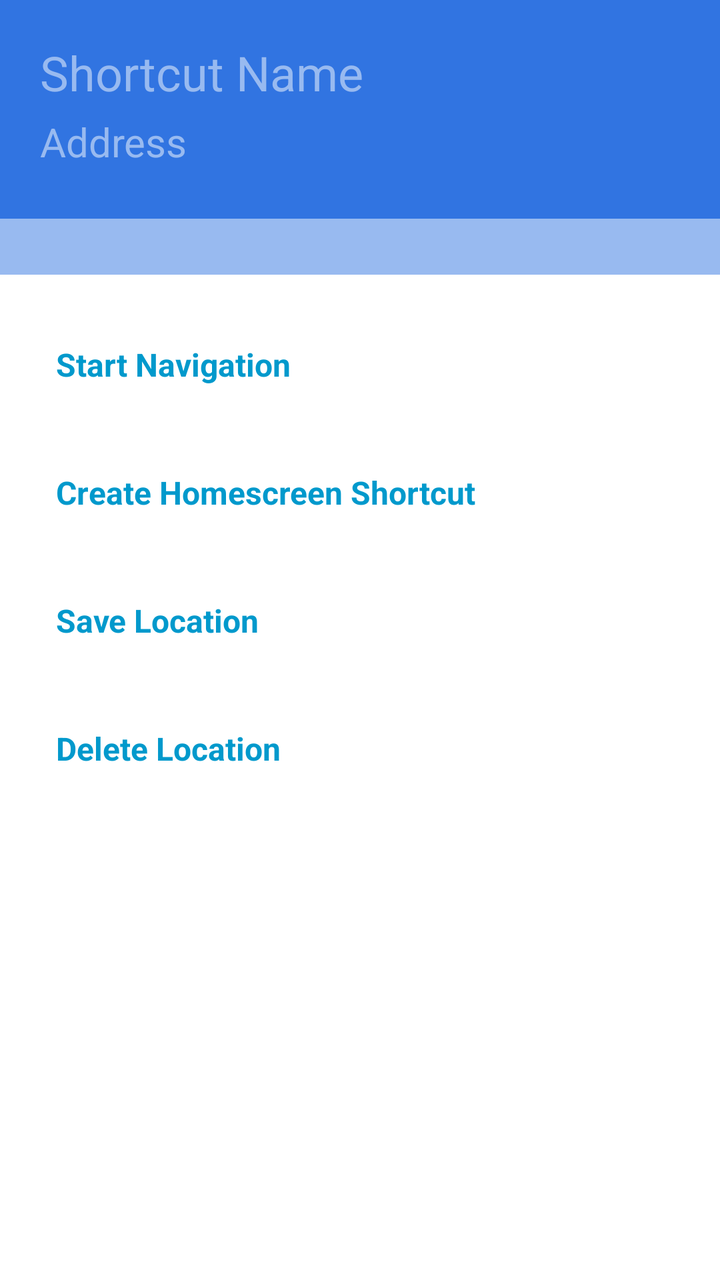
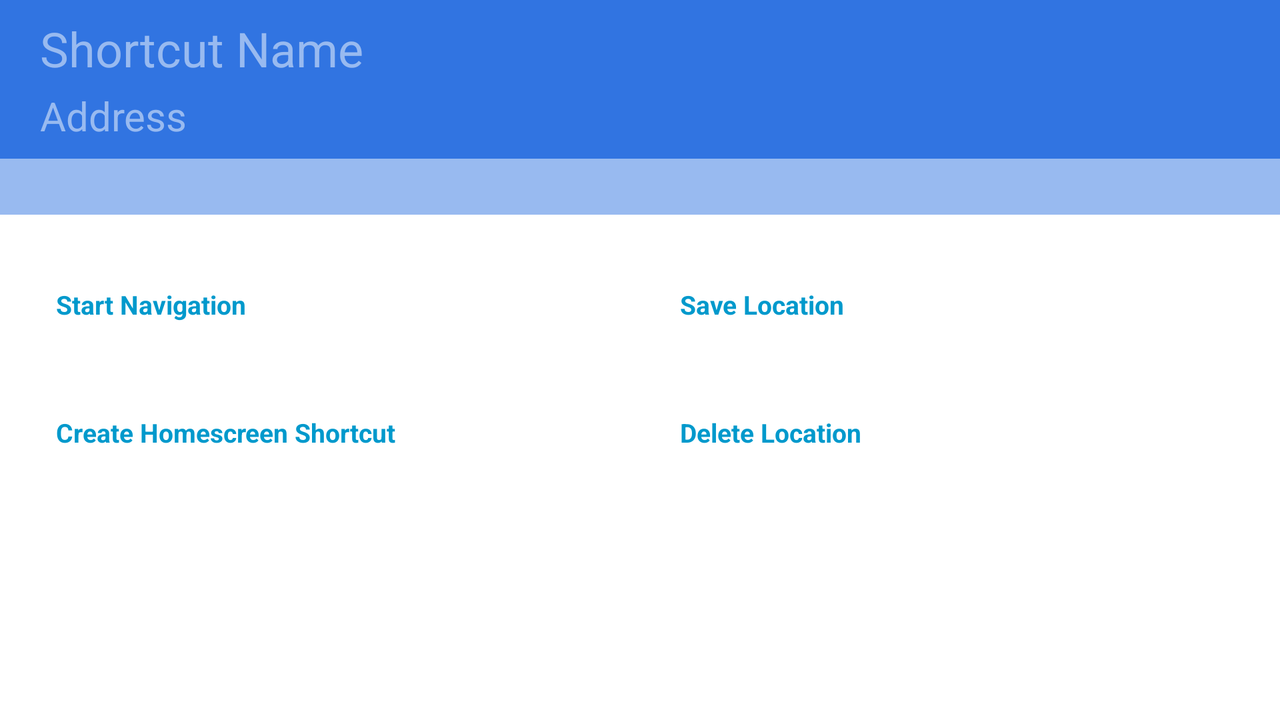

Compare how this app lays out the same screen by default and in its alternative resource folder. The renders come first, then the two layout files and the values they reference.
<!-- AndroidManifest.xml: application theme AppTheme -->
<!-- res/layout/gtn_action_fragment.xml -->
<?xml version="1.0" encoding="utf-8"?>
<LinearLayout xmlns:android="http://schemas.android.com/apk/res/android"
    android:orientation="vertical"
    android:layout_width="fill_parent"
    android:layout_height="fill_parent"
    android:background="@android:color/white"
    android:id="@+id/gtn_action_fragment_layout">

    <LinearLayout
        android:orientation="vertical"
        android:layout_width="match_parent"
        android:layout_height="wrap_content"
        android:id="@+id/gtn_action_fragment_header"
        android:background="@color/gtn_toolbar_light_color"
        android:gravity="center_vertical"
        android:paddingTop="20dp"
        android:paddingBottom="20dp">

        <EditText
            android:layout_width="fill_parent"
            android:layout_height="wrap_content"
            android:inputType="textPersonName"
            android:ems="10"
            android:id="@+id/gtn_shortcut_input"
            android:textSize="24sp"
            android:typeface="sans"
            android:textColorLink="@color/material_blue_grey_800"
            android:textColor="@android:color/white"
            android:background="@android:color/transparent"
            android:hint="@string/gtn_action_fragment_shortcut_name_hint"
            android:paddingStart="20dp"
            android:paddingLeft="20dp"
            android:paddingBottom="5dp"
            android:paddingEnd="10dp"
            android:paddingRight="10dp"
            android:textColorHint="@color/gtn_edit_text_color"
            android:nextFocusForward="@+id/gtn_address_input"
            android:nextFocusUp="@+id/delete_button"
            android:nextFocusDown="@+id/gtn_address_input"
            android:nextFocusRight="@+id/gtn_address_input"
            android:nextFocusLeft="@+id/delete_button"
            android:textDirection="anyRtl"
            android:gravity="start|center_vertical"
            android:textAlignment="gravity" />

        <EditText
            android:layout_width="fill_parent"
            android:layout_height="wrap_content"
            android:id="@+id/gtn_address_input"
            android:textSize="20sp"
            android:typeface="sans"
            android:textColorLink="@color/material_blue_grey_800"
            android:textColor="@android:color/white"
            android:background="@android:color/transparent"
            android:hint="@string/gtn_action_fragment_shortcut_address_hint"
            android:paddingStart="20dp"
            android:paddingLeft="20dp"
            android:paddingRight="10dp"
            android:paddingEnd="10dp"
            android:paddingBottom="5dp"
            android:textColorHint="@color/gtn_edit_text_color"
            android:nextFocusForward="@+id/gtn_action_type_driving_button"
            android:nextFocusUp="@+id/gtn_shortcut_input"
            android:nextFocusDown="@+id/gtn_action_type_driving_button"
            android:nextFocusRight="@+id/gtn_action_type_driving_button"
            android:nextFocusLeft="@+id/gtn_shortcut_input"
            android:textDirection="anyRtl"
            android:gravity="start|center_vertical"
            android:textAlignment="gravity"/>

    </LinearLayout>

    <FrameLayout
        android:layout_width="fill_parent"
        android:layout_height="wrap_content"
        android:background="@color/gtn_edit_text_color"
        android:id="@+id/gtn_action_type_header">

        <View
            android:layout_width="match_parent"
            android:layout_height="5dp"
            android:background="@drawable/gtn_toolbar_drop_shadow"
            android:id="@+id/gtn_action_container_drop_shadow" />

        <LinearLayout
            android:orientation="horizontal"
            android:layout_width="wrap_content"
            android:layout_height="wrap_content"
            android:id="@+id/gtn_action_type_button_container"
            android:layout_marginStart="10dp"
            android:layout_marginLeft="10dp"
            android:paddingStart="10dp"
            android:paddingLeft="10dp"
            android:paddingTop="10dp"
            android:paddingBottom="10dp">

            <ImageButton
                android:layout_width="wrap_content"
                android:layout_height="wrap_content"
                android:id="@+id/gtn_action_type_driving_button"
                android:contentDescription="@string/gtn_action_type_driving_button_description"
                android:background="@android:color/transparent"
                android:padding="4dp"
                android:nextFocusForward="@+id/gtn_action_type_transit_button"
                android:nextFocusUp="@+id/gtn_address_input"
                android:nextFocusDown="@+id/navigation_button"
                android:nextFocusRight="@+id/gtn_action_type_transit_button"
                android:nextFocusLeft="@+id/gtn_address_input"/>

            <ImageButton
                android:layout_width="wrap_content"
                android:layout_height="wrap_content"
                android:id="@+id/gtn_action_type_transit_button"
                android:contentDescription="@string/gtn_action_type_transit_button_description"
                android:background="@android:color/transparent"
                android:padding="4dp"
                android:nextFocusForward="@+id/gtn_action_type_biking_button"
                android:nextFocusUp="@+id/gtn_address_input"
                android:nextFocusDown="@+id/navigation_button"
                android:nextFocusRight="@+id/gtn_action_type_biking_button"
                android:nextFocusLeft="@+id/gtn_action_type_driving_button"/>

            <ImageButton
                android:layout_width="wrap_content"
                android:layout_height="wrap_content"
                android:id="@+id/gtn_action_type_biking_button"
                android:contentDescription="@string/gtn_action_type_biking_button_description"
                android:background="@android:color/transparent"
                android:padding="4dp"
                android:nextFocusForward="@+id/gtn_action_type_walking_button"
                android:nextFocusUp="@+id/gtn_address_input"
                android:nextFocusDown="@+id/navigation_button"
                android:nextFocusRight="@+id/gtn_action_type_walking_button"
                android:nextFocusLeft="@+id/gtn_action_type_transit_button"/>

            <ImageButton
                android:layout_width="wrap_content"
                android:layout_height="wrap_content"
                android:id="@+id/gtn_action_type_walking_button"
                android:contentDescription="@string/gtn_action_type_walking_button_description"
                android:background="@android:color/transparent"
                android:padding="4dp"
                android:nextFocusForward="@+id/navigation_button"
                android:nextFocusUp="@+id/gtn_address_input"
                android:nextFocusDown="@+id/navigation_button"
                android:nextFocusRight="@+id/navigation_button"
                android:nextFocusLeft="@+id/gtn_action_type_biking_button"/>
        </LinearLayout>

    </FrameLayout>

    <View
        android:layout_width="match_parent"
        android:layout_height="5dp"
        android:background="@drawable/gtn_toolbar_drop_shadow"
        android:id="@+id/gtn_type_container_drop_shadow" />

    <LinearLayout
        android:orientation="vertical"
        android:layout_width="fill_parent"
        android:layout_height="0dp"
        android:id="@+id/gtn_action_fragment_command_container"
        android:layout_weight="1">

        <ScrollView
            android:layout_width="fill_parent"
            android:layout_height="fill_parent"
            android:id="@+id/gtn_action_fragment_command_scrollview_container" >

            <LinearLayout
                android:orientation="vertical"
                android:layout_width="match_parent"
                android:layout_height="wrap_content"
                android:id="@+id/gtn_action_fragment_command_subcontainer"
                android:padding="8dp">

                <LinearLayout
                    android:orientation="vertical"
                    android:layout_width="fill_parent"
                    android:layout_height="wrap_content"
                    android:id="@+id/gtn_navigation_container">

                    <Button
                        android:layout_width="match_parent"
                        android:layout_height="wrap_content"
                        style="@style/GoogleNowCardStyle"
                        android:text="@string/gtn_start_navigation_button"
                        android:id="@+id/navigation_button"
                        android:textColor="@color/gtn_google_now_color"
                        android:clickable="true"
                        android:typeface="sans"
                        android:textStyle="bold"
                        android:textSize="16sp"
                        android:paddingStart="20dp"
                        android:paddingLeft="20dp"
                        android:paddingEnd="20dp"
                        android:paddingRight="20dp"
                        android:gravity="center_vertical"
                        android:nextFocusForward="@+id/create_shortcut_button"
                        android:nextFocusUp="@+id/gtn_action_type_driving_button"
                        android:nextFocusDown="@+id/create_shortcut_button"
                        android:nextFocusRight="@+id/create_shortcut_button"
                        android:nextFocusLeft="@+id/gtn_action_type_driving_button"
                        android:layout_weight="1"
                        android:layout_alignParentRight="true" />
                </LinearLayout>

                <LinearLayout
                    android:orientation="horizontal"
                    android:layout_width="fill_parent"
                    android:layout_height="wrap_content"
                    android:id="@+id/gtn_create_shortcut_container"
                    android:layout_gravity="center_horizontal" >

                    <Button
                        style="@style/GoogleNowCardStyle"
                        android:layout_width="fill_parent"
                        android:layout_height="wrap_content"
                        android:text="@string/gtn_create_homescreen_shortcut_button"
                        android:id="@+id/create_shortcut_button"
                        android:textColor="@color/gtn_google_now_color"
                        android:clickable="true"
                        android:typeface="sans"
                        android:gravity="center_vertical"
                        android:paddingStart="20dp"
                        android:paddingLeft="20dp"
                        android:paddingEnd="20dp"
                        android:paddingRight="20dp"
                        android:textStyle="bold"
                        android:textSize="16sp"
                        android:nextFocusForward="@+id/save_location_button"
                        android:nextFocusUp="@+id/navigation_button"
                        android:nextFocusDown="@+id/save_location_button"
                        android:nextFocusRight="@+id/save_location_button"
                        android:nextFocusLeft="@+id/navigation_button"/>
                </LinearLayout>

                <LinearLayout
                    android:orientation="horizontal"
                    android:layout_width="fill_parent"
                    android:layout_height="wrap_content"
                    android:id="@+id/gtn_save_container"
                    android:layout_gravity="center_horizontal">

                    <Button
                        android:layout_width="fill_parent"
                        android:layout_height="wrap_content"
                        android:text="@string/gtn_save_location_button"
                        android:id="@+id/save_location_button"
                        android:textColor="@color/gtn_google_now_color"
                        android:clickable="true"
                        android:typeface="sans"
                        android:gravity="center_vertical"
                        android:paddingStart="20dp"
                        android:paddingLeft="20dp"
                        android:paddingEnd="20dp"
                        android:paddingRight="20dp"
                        android:textStyle="bold"
                        android:textSize="16sp"
                        style="@style/GoogleNowCardStyle"
                        android:nextFocusForward="@+id/delete_button"
                        android:nextFocusUp="@+id/create_shortcut_button"
                        android:nextFocusDown="@+id/delete_button"
                        android:nextFocusRight="@+id/delete_button"
                        android:nextFocusLeft="@+id/create_shortcut_button"/>
                </LinearLayout>

                <LinearLayout
                    android:orientation="horizontal"
                    android:layout_width="fill_parent"
                    android:layout_height="wrap_content"
                    android:id="@+id/gtn_delete_container"
                    android:layout_gravity="center_horizontal">

                    <Button
                        style="@style/GoogleNowCardStyle"
                        android:layout_width="fill_parent"
                        android:layout_height="wrap_content"
                        android:text="@string/gtn_delete_location_button"
                        android:id="@+id/delete_button"
                        android:textColor="@color/gtn_google_now_color"
                        android:clickable="true"
                        android:gravity="center_vertical"
                        android:textStyle="bold"
                        android:textSize="16sp"
                        android:paddingStart="20dp"
                        android:paddingLeft="20dp"
                        android:paddingEnd="20dp"
                        android:paddingRight="20dp"
                        android:typeface="sans"
                        android:nextFocusForward="@+id/gtn_shortcut_input"
                        android:nextFocusUp="@+id/save_location_button"
                        android:nextFocusDown="@+id/gtn_shortcut_input"
                        android:nextFocusRight="@+id/gtn_shortcut_input"
                        android:nextFocusLeft="@+id/save_location_button"/>
                </LinearLayout>
            </LinearLayout>
        </ScrollView>
    </LinearLayout>

</LinearLayout>
<!-- resources referenced by this layout -->
<resources>
  <color name="gtn_edit_text_color">#98baf0</color>
  <color name="gtn_google_now_color">#0099cc</color>
  <color name="gtn_toolbar_light_color">#3174e1</color>
  <string name="gtn_action_fragment_shortcut_address_hint">Address</string>
  <string name="gtn_action_fragment_shortcut_name_hint">Shortcut Name</string>
  <string name="gtn_action_type_biking_button_description">Biking Type Button</string>
  <string name="gtn_action_type_driving_button_description">Driving Type Button</string>
  <string name="gtn_action_type_transit_button_description">Transit Type Button</string>
  <string name="gtn_action_type_walking_button_description">Walking Type Button</string>
  <string name="gtn_create_homescreen_shortcut_button">Create Homescreen Shortcut</string>
  <string name="gtn_delete_location_button">Delete Location</string>
  <string name="gtn_save_location_button">Save Location</string>
  <string name="gtn_start_navigation_button">Start Navigation</string>
  <style name="GoogleNowCardStyle" parent="android:Widget.TextView">
          <item name="android:background">@drawable/gtn_now_bg_shadow</item>
          <item name="android:gravity">center</item>
          <item name="android:minHeight">64dp</item>
          <item name="android:minWidth">64dp</item>
          <item name="android:textColor">#707070</item>
      </style>
  <style name="AppTheme" parent="Theme.AppCompat" />
</resources>
<!-- res/layout-land/gtn_action_fragment.xml (the repository's variant of the layout above) -->
<!-- drawn on the phone turned sideways -->
<?xml version="1.0" encoding="utf-8"?>
<LinearLayout xmlns:android="http://schemas.android.com/apk/res/android"
    android:orientation="vertical"
    android:layout_width="fill_parent"
    android:layout_height="fill_parent"
    android:background="@android:color/white"
    android:id="@+id/gtn_action_fragment_layout">

    <LinearLayout
        android:orientation="vertical"
        android:layout_width="fill_parent"
        android:layout_height="wrap_content"
        android:id="@+id/gtn_action_fragment_header"
        android:background="@color/gtn_toolbar_light_color"
        android:gravity="center_vertical"
        android:paddingTop="8dp"
        android:paddingBottom="8dp">

        <EditText
            android:layout_width="fill_parent"
            android:layout_height="wrap_content"
            android:id="@+id/gtn_shortcut_input"
            android:textSize="24sp"
            android:typeface="sans"
            android:textColorLink="@color/material_blue_grey_800"
            android:textColor="@android:color/white"
            android:background="@android:color/transparent"
            android:hint="@string/gtn_action_fragment_shortcut_name_hint"
            android:paddingStart="20dp"
            android:paddingLeft="20dp"
            android:paddingBottom="4dp"
            android:paddingRight="10dp"
            android:paddingEnd="10dp"
            android:textColorHint="@color/gtn_edit_text_color"
            android:nextFocusForward="@+id/gtn_address_input"
            android:nextFocusUp="@+id/delete_button"
            android:nextFocusDown="@+id/gtn_address_input"
            android:nextFocusRight="@+id/gtn_address_input"
            android:nextFocusLeft="@+id/delete_button"
            android:textDirection="anyRtl"
            android:gravity="start|center_vertical"
            android:textAlignment="gravity"/>

        <EditText
            android:layout_width="fill_parent"
            android:layout_height="wrap_content"
            android:id="@+id/gtn_address_input"
            android:textSize="20sp"
            android:typeface="sans"
            android:textColorLink="@color/material_blue_grey_800"
            android:textColor="@android:color/white"
            android:background="@android:color/transparent"
            android:hint="@string/gtn_action_fragment_shortcut_address_hint"
            android:paddingStart="20dp"
            android:paddingLeft="20dp"
            android:paddingEnd="10dp"
            android:paddingRight="10dp"
            android:textColorHint="@color/gtn_edit_text_color"
            android:nextFocusForward="@+id/gtn_action_type_driving_button"
            android:nextFocusUp="@+id/gtn_shortcut_input"
            android:nextFocusDown="@+id/gtn_action_type_driving_button"
            android:nextFocusRight="@+id/gtn_action_type_driving_button"
            android:nextFocusLeft="@+id/gtn_shortcut_input"
            android:textDirection="anyRtl"
            android:gravity="start|center_vertical"
            android:textAlignment="gravity"/>

    </LinearLayout>

    <FrameLayout
        android:layout_width="fill_parent"
        android:layout_height="wrap_content"
        android:background="@color/gtn_edit_text_color"
        android:id="@+id/gtn_action_type_header">

        <View
            android:layout_width="match_parent"
            android:layout_height="5dp"
            android:background="@drawable/gtn_toolbar_drop_shadow"
            android:id="@+id/gtn_action_container_drop_shadow" />

        <LinearLayout
            android:orientation="horizontal"
            android:layout_width="wrap_content"
            android:layout_height="wrap_content"
            android:id="@+id/gtn_action_type_button_container"
            android:layout_marginStart="10dp"
            android:layout_marginLeft="10dp"
            android:paddingStart="10dp"
            android:paddingLeft="10dp"
            android:paddingTop="10dp"
            android:paddingBottom="10dp">

            <ImageButton
                android:layout_width="wrap_content"
                android:layout_height="wrap_content"
                android:id="@+id/gtn_action_type_driving_button"
                android:contentDescription="@string/gtn_action_type_driving_button_description"
                android:background="@android:color/transparent"
                android:padding="4dp"
                android:focusableInTouchMode="true"
                android:nextFocusForward="@+id/gtn_action_type_transit_button"
                android:nextFocusUp="@+id/gtn_address_input"
                android:nextFocusDown="@+id/navigation_button"
                android:nextFocusRight="@+id/gtn_action_type_transit_button"
                android:nextFocusLeft="@+id/gtn_address_input"/>

            <ImageButton
                android:layout_width="wrap_content"
                android:layout_height="wrap_content"
                android:id="@+id/gtn_action_type_transit_button"
                android:contentDescription="@string/gtn_action_type_transit_button_description"
                android:background="@android:color/transparent"
                android:padding="4dp"
                android:focusableInTouchMode="true"
                android:nextFocusForward="@+id/gtn_action_type_biking_button"
                android:nextFocusUp="@+id/gtn_address_input"
                android:nextFocusDown="@+id/navigation_button"
                android:nextFocusRight="@+id/gtn_action_type_biking_button"
                android:nextFocusLeft="@+id/gtn_action_type_driving_button"/>

            <ImageButton
                android:layout_width="wrap_content"
                android:layout_height="wrap_content"
                android:id="@+id/gtn_action_type_biking_button"
                android:contentDescription="@string/gtn_action_type_biking_button_description"
                android:background="@android:color/transparent"
                android:padding="4dp"
                android:focusableInTouchMode="true"
                android:nextFocusForward="@+id/gtn_action_type_walking_button"
                android:nextFocusUp="@+id/gtn_address_input"
                android:nextFocusDown="@+id/navigation_button"
                android:nextFocusRight="@+id/gtn_action_type_walking_button"
                android:nextFocusLeft="@+id/gtn_action_type_transit_button"/>

            <ImageButton
                android:layout_width="wrap_content"
                android:layout_height="wrap_content"
                android:id="@+id/gtn_action_type_walking_button"
                android:contentDescription="@string/gtn_action_type_walking_button_description"
                android:background="@android:color/transparent"
                android:padding="4dp"
                android:focusableInTouchMode="true"
                android:nextFocusForward="@+id/navigation_button"
                android:nextFocusUp="@+id/gtn_address_input"
                android:nextFocusDown="@+id/navigation_button"
                android:nextFocusRight="@+id/navigation_button"
                android:nextFocusLeft="@+id/gtn_action_type_biking_button"/>
        </LinearLayout>

    </FrameLayout>

    <View
        android:layout_width="match_parent"
        android:layout_height="5dp"
        android:background="@drawable/gtn_toolbar_drop_shadow"
        android:id="@+id/gtn_type_container_drop_shadow" />

    <LinearLayout
        android:orientation="horizontal"
        android:layout_width="fill_parent"
        android:layout_height="fill_parent"
        android:id="@+id/gtn_action_fragment_command_container"
        android:padding="8dp">

        <ScrollView
            android:layout_width="fill_parent"
            android:layout_height="wrap_content"
            android:id="@+id/gtn_action_fragment_command_scrollview_container" >

            <LinearLayout
                android:orientation="horizontal"
                android:layout_width="fill_parent"
                android:layout_height="wrap_content"
                android:id="@+id/gtn_action_fragment_command_subcontainer"
                android:baselineAligned="false">

                <LinearLayout
                    android:orientation="vertical"
                    android:layout_width="match_parent"
                    android:layout_height="wrap_content"
                    android:layout_weight="1"
                    android:id="@+id/gtn_action_fragment_command_subcontainer_column_1">

                    <LinearLayout
                        android:orientation="vertical"
                        android:layout_width="fill_parent"
                        android:layout_height="wrap_content"
                        android:layout_gravity="center_horizontal"
                        android:id="@+id/gtn_navigation_container"
                        android:layout_weight="1">

                        <Button
                            android:layout_width="fill_parent"
                            android:layout_height="wrap_content"
                            style="@style/GoogleNowCardStyle"
                            android:text="@string/gtn_start_navigation_button"
                            android:id="@+id/navigation_button"
                            android:textColor="@color/gtn_google_now_color"
                            android:clickable="true"
                            android:typeface="sans"
                            android:textStyle="bold"
                            android:textSize="13sp"
                            android:paddingStart="20dp"
                            android:paddingLeft="20dp"
                            android:paddingEnd="20dp"
                            android:paddingRight="20dp"
                            android:gravity="center_vertical|start"
                            android:nextFocusForward="@+id/create_shortcut_button"
                            android:nextFocusUp="@+id/gtn_action_type_driving_button"
                            android:nextFocusDown="@+id/create_shortcut_button"
                            android:nextFocusRight="@+id/create_shortcut_button"
                            android:nextFocusLeft="@+id/gtn_action_type_driving_button"/>

                    </LinearLayout>

                    <LinearLayout
                        android:orientation="horizontal"
                        android:layout_width="fill_parent"
                        android:layout_height="wrap_content"
                        android:id="@+id/gtn_create_shortcut_container"
                        android:layout_gravity="center_horizontal"
                        android:layout_weight="1">

                        <Button
                            style="@style/GoogleNowCardStyle"
                            android:layout_width="fill_parent"
                            android:layout_height="wrap_content"
                            android:text="@string/gtn_create_homescreen_shortcut_button"
                            android:id="@+id/create_shortcut_button"
                            android:textColor="@color/gtn_google_now_color"
                            android:clickable="true"
                            android:typeface="sans"
                            android:gravity="center_vertical|start"
                            android:paddingStart="20dp"
                            android:paddingLeft="20dp"
                            android:paddingEnd="20dp"
                            android:paddingRight="20dp"
                            android:textStyle="bold"
                            android:textSize="13sp"
                            android:nextFocusForward="@+id/save_location_button"
                            android:nextFocusUp="@+id/navigation_button"
                            android:nextFocusDown="@+id/save_location_button"
                            android:nextFocusRight="@+id/save_location_button"
                            android:nextFocusLeft="@+id/navigation_button"/>
                    </LinearLayout>

                </LinearLayout>

                <LinearLayout
                    android:orientation="vertical"
                    android:layout_width="match_parent"
                    android:layout_height="wrap_content"
                    android:layout_weight="1"
                    android:id="@+id/gtn_action_fragment_command_subcontainer_column_2">

                    <LinearLayout
                        android:orientation="horizontal"
                        android:layout_width="fill_parent"
                        android:layout_height="wrap_content"
                        android:id="@+id/gtn_save_container"
                        android:layout_weight="1"
                        android:layout_gravity="center_horizontal">

                        <Button
                            android:layout_width="fill_parent"
                            android:layout_height="wrap_content"
                            android:text="@string/gtn_save_location_button"
                            android:id="@+id/save_location_button"
                            android:textColor="@color/gtn_google_now_color"
                            android:clickable="true"
                            android:typeface="sans"
                            android:gravity="center_vertical"
                            android:paddingStart="20dp"
                            android:paddingLeft="20dp"
                            android:paddingEnd="20dp"
                            android:paddingRight="20dp"
                            android:textStyle="bold"
                            android:textSize="13sp"
                            style="@style/GoogleNowCardStyle"
                            android:nextFocusForward="@+id/delete_button"
                            android:nextFocusUp="@+id/create_shortcut_button"
                            android:nextFocusDown="@+id/delete_button"
                            android:nextFocusRight="@+id/delete_button"
                            android:nextFocusLeft="@+id/create_shortcut_button"/>
                    </LinearLayout>

                    <LinearLayout
                        android:orientation="horizontal"
                        android:layout_width="fill_parent"
                        android:layout_height="wrap_content"
                        android:id="@+id/gtn_delete_container"
                        android:layout_gravity="center_horizontal"
                        android:layout_weight="1">

                        <Button
                            style="@style/GoogleNowCardStyle"
                            android:layout_width="fill_parent"
                            android:layout_height="wrap_content"
                            android:text="@string/gtn_delete_location_button"
                            android:id="@+id/delete_button"
                            android:textColor="@color/gtn_google_now_color"
                            android:clickable="true"
                            android:gravity="center_vertical|start"
                            android:textSize="13sp"
                            android:paddingStart="20dp"
                            android:paddingLeft="20dp"
                            android:paddingEnd="20dp"
                            android:paddingRight="20dp"
                            android:typeface="sans"
                            android:textStyle="bold"
                            android:nextFocusForward="@+id/gtn_shortcut_input"
                            android:nextFocusUp="@+id/save_location_button"
                            android:nextFocusDown="@+id/gtn_shortcut_input"
                            android:nextFocusRight="@+id/gtn_shortcut_input"
                            android:nextFocusLeft="@+id/save_location_button"/>
                    </LinearLayout>
                </LinearLayout>
            </LinearLayout>
        </ScrollView>
    </LinearLayout>
</LinearLayout>
